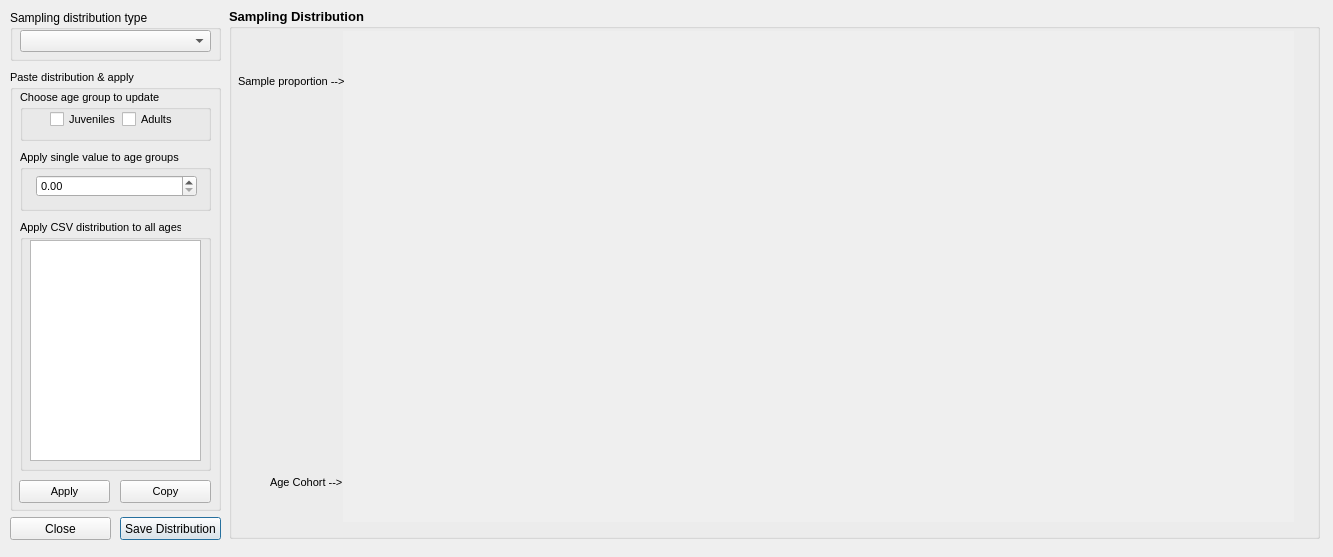
<?xml version="1.0" encoding="UTF-8"?>
<ui version="4.0">
 <class>Dialog_Age_Cohort_Rates</class>
 <widget class="QDialog" name="Dialog_Age_Cohort_Rates">
  <property name="geometry">
   <rect>
    <x>0</x>
    <y>0</y>
    <width>1333</width>
    <height>557</height>
   </rect>
  </property>
  <property name="windowTitle">
   <string/>
  </property>
  <widget class="QPushButton" name="pushButton">
   <property name="geometry">
    <rect>
     <x>120</x>
     <y>517</y>
     <width>101</width>
     <height>23</height>
    </rect>
   </property>
   <property name="text">
    <string>Save Distribution</string>
   </property>
  </widget>
  <widget class="QGroupBox" name="groupBox">
   <property name="geometry">
    <rect>
     <x>229</x>
     <y>8</y>
     <width>1091</width>
     <height>531</height>
    </rect>
   </property>
   <property name="font">
    <font>
     <pointsize>10</pointsize>
     <weight>75</weight>
     <bold>true</bold>
    </font>
   </property>
   <property name="title">
    <string>Sampling Distribution</string>
   </property>
   <widget class="QScrollArea" name="scrollArea">
    <property name="geometry">
     <rect>
      <x>114</x>
      <y>23</y>
      <width>951</width>
      <height>491</height>
     </rect>
    </property>
    <property name="font">
     <font>
      <pointsize>8</pointsize>
      <weight>50</weight>
      <bold>false</bold>
     </font>
    </property>
    <property name="frameShape">
     <enum>QFrame::NoFrame</enum>
    </property>
    <property name="widgetResizable">
     <bool>true</bool>
    </property>
    <widget class="QWidget" name="scrollAreaWidgetContents">
     <property name="geometry">
      <rect>
       <x>0</x>
       <y>0</y>
       <width>951</width>
       <height>491</height>
      </rect>
     </property>
     <widget class="QWidget" name="layoutWidget">
      <property name="geometry">
       <rect>
        <x>0</x>
        <y>0</y>
        <width>91</width>
        <height>491</height>
       </rect>
      </property>
      <layout class="QHBoxLayout" name="horizontalLayout_4">
       <property name="spacing">
        <number>20</number>
       </property>
       <property name="sizeConstraint">
        <enum>QLayout::SetNoConstraint</enum>
       </property>
      </layout>
     </widget>
    </widget>
   </widget>
   <widget class="QLabel" name="label">
    <property name="geometry">
     <rect>
      <x>9</x>
      <y>63</y>
      <width>111</width>
      <height>20</height>
     </rect>
    </property>
    <property name="font">
     <font>
      <pointsize>8</pointsize>
      <weight>50</weight>
      <bold>false</bold>
     </font>
    </property>
    <property name="text">
     <string>Sample proportion --&gt;</string>
    </property>
   </widget>
   <widget class="QLabel" name="label_2">
    <property name="geometry">
     <rect>
      <x>41</x>
      <y>464</y>
      <width>81</width>
      <height>20</height>
     </rect>
    </property>
    <property name="font">
     <font>
      <pointsize>8</pointsize>
      <weight>50</weight>
      <bold>false</bold>
     </font>
    </property>
    <property name="text">
     <string>Age Cohort --&gt;</string>
    </property>
   </widget>
  </widget>
  <widget class="QGroupBox" name="groupBox_3">
   <property name="geometry">
    <rect>
     <x>10</x>
     <y>70</y>
     <width>211</width>
     <height>441</height>
    </rect>
   </property>
   <property name="font">
    <font>
     <pointsize>8</pointsize>
     <weight>50</weight>
     <bold>false</bold>
    </font>
   </property>
   <property name="title">
    <string>Paste distribution &amp;&amp; apply</string>
   </property>
   <widget class="QPushButton" name="pushButton_2">
    <property name="geometry">
     <rect>
      <x>9</x>
      <y>410</y>
      <width>91</width>
      <height>23</height>
     </rect>
    </property>
    <property name="font">
     <font>
      <pointsize>8</pointsize>
      <weight>50</weight>
      <bold>false</bold>
     </font>
    </property>
    <property name="text">
     <string>Apply</string>
    </property>
   </widget>
   <widget class="QPushButton" name="pushButton_3">
    <property name="geometry">
     <rect>
      <x>110</x>
      <y>410</y>
      <width>91</width>
      <height>23</height>
     </rect>
    </property>
    <property name="font">
     <font>
      <pointsize>8</pointsize>
      <weight>50</weight>
      <bold>false</bold>
     </font>
    </property>
    <property name="text">
     <string>Copy</string>
    </property>
   </widget>
   <widget class="QGroupBox" name="groupBox_4">
    <property name="geometry">
     <rect>
      <x>10</x>
      <y>80</y>
      <width>191</width>
      <height>61</height>
     </rect>
    </property>
    <property name="title">
     <string>Apply single value to age groups</string>
    </property>
    <property name="checkable">
     <bool>false</bool>
    </property>
    <property name="checked">
     <bool>false</bool>
    </property>
    <widget class="QDoubleSpinBox" name="doubleSpinBox">
     <property name="geometry">
      <rect>
       <x>16</x>
       <y>25</y>
       <width>161</width>
       <height>22</height>
      </rect>
     </property>
    </widget>
   </widget>
   <widget class="QGroupBox" name="groupBox_5">
    <property name="geometry">
     <rect>
      <x>10</x>
      <y>150</y>
      <width>191</width>
      <height>251</height>
     </rect>
    </property>
    <property name="title">
     <string>Apply CSV distribution to all ages</string>
    </property>
    <property name="checkable">
     <bool>false</bool>
    </property>
    <property name="checked">
     <bool>false</bool>
    </property>
    <widget class="QTextEdit" name="textEdit">
     <property name="geometry">
      <rect>
       <x>10</x>
       <y>20</y>
       <width>171</width>
       <height>221</height>
      </rect>
     </property>
    </widget>
   </widget>
   <widget class="QGroupBox" name="groupBox_6">
    <property name="geometry">
     <rect>
      <x>10</x>
      <y>20</y>
      <width>191</width>
      <height>51</height>
     </rect>
    </property>
    <property name="title">
     <string>Choose age group to update</string>
    </property>
    <widget class="QWidget" name="layoutWidget">
     <property name="geometry">
      <rect>
       <x>30</x>
       <y>20</y>
       <width>128</width>
       <height>19</height>
      </rect>
     </property>
     <layout class="QHBoxLayout" name="horizontalLayout">
      <item>
       <widget class="QCheckBox" name="checkBox_4">
        <property name="font">
         <font>
          <pointsize>8</pointsize>
          <weight>50</weight>
          <bold>false</bold>
         </font>
        </property>
        <property name="text">
         <string>Juveniles</string>
        </property>
       </widget>
      </item>
      <item>
       <widget class="QCheckBox" name="checkBox_5">
        <property name="font">
         <font>
          <pointsize>8</pointsize>
          <weight>50</weight>
          <bold>false</bold>
         </font>
        </property>
        <property name="text">
         <string>Adults</string>
        </property>
       </widget>
      </item>
     </layout>
    </widget>
   </widget>
  </widget>
  <widget class="QGroupBox" name="groupBox_2">
   <property name="geometry">
    <rect>
     <x>10</x>
     <y>10</y>
     <width>211</width>
     <height>51</height>
    </rect>
   </property>
   <property name="title">
    <string>Sampling distribution type</string>
   </property>
   <widget class="QComboBox" name="comboBox">
    <property name="geometry">
     <rect>
      <x>10</x>
      <y>20</y>
      <width>191</width>
      <height>22</height>
     </rect>
    </property>
   </widget>
  </widget>
  <widget class="QPushButton" name="pushButton_4">
   <property name="geometry">
    <rect>
     <x>10</x>
     <y>517</y>
     <width>101</width>
     <height>23</height>
    </rect>
   </property>
   <property name="text">
    <string>Close</string>
   </property>
  </widget>
 </widget>
 <resources/>
 <connections/>
</ui>
